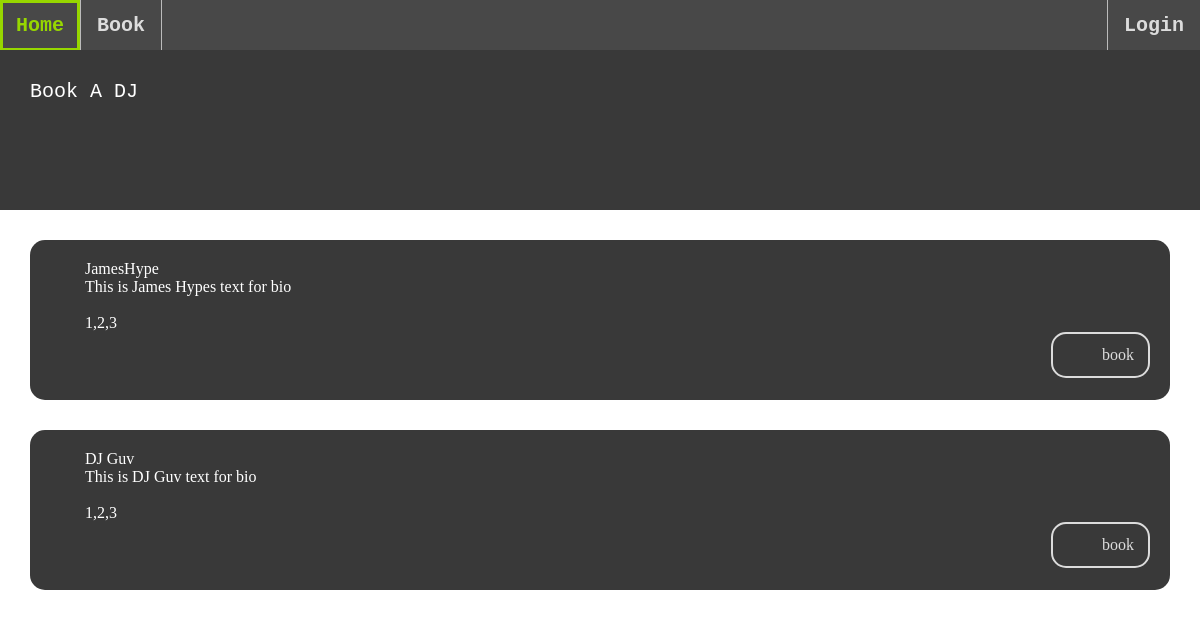
Screenshot of /book with the database file from the repository.
### tables this page shows
CREATE TABLE users (
  id INTEGER PRIMARY KEY AUTOINCREMENT,
  username varchar(255) UNIQUE NOT NULL,
  password varchar(255) NOT NULL,
  type varchar(255) NOT NULL
);

CREATE TABLE djs (
  id INTEGER PRIMARY KEY AUTOINCREMENT,
  user_id INTEGER NOT NULL,
  bio varchar(800),
  genres varchar(255),
  FOREIGN KEY (user_id) REFERENCES users(id)
);

### app.py (the view)
@app.route('/book')
def get_book():
    djs = db.db_getDJs()
    djList = []
    print(djs)
    for i in djs:
        user = db.db_getUserId(i[1])
        arr = [i[2],i[3],user[1]]
        djList += [arr]
        print(i)
    print(djList)
    return(render_template('book.html', djList = djList))

### db.py (called while the page is built)
def get_db():
    db = None
    if not db:
        try:
            db = sqlite3.connect(
                current_app.config['DATABASE'] )
        except Exception as e:
            print(e)
    return db

def db_getUserId(id):
    db = get_db()
    cur = db.cursor()
    cur.execute("SELECT * FROM users where id = (?)", [id])
    try: userInfo = list(cur.fetchone())
    except: return False
    return userInfo

def db_getDJs():
    db = get_db()
    cur = db.cursor()
    djs = cur.execute("SELECT * FROM djs")
    return djs

### templates/book.html
{% extends "layout.html" %}
{% block content %}
<div class="fix-div" id = "djListHeader">
    <p style="margin: 30px 30px;">Book A DJ</p>
</div>
    <div class = "wrapper">
        {%for dj in djList %}
        <div class = "djContainer">
            <p>{{dj.2}}</p>
            <p>{{dj.0}}</p>
            <br>
            <p>{{dj.1}}</p>
            <a class= "button" href = "{{ url_for('get_confirm', dj = dj.2)}}">book</a>
        </div>
        {% endfor %}
    </div>
{% endblock %}

### static/css/main.css (style rules this page uses)
* { border: 0; padding: 0; margin: 0; }
#djListHeader { background-color: #393939; color: white; text-decoration: none; font-size: 20px; font-family: 'Courier New', Courier, monospace; text-align: left; }
.djContainer { background-color: #393939; color: white; height:120px; margin: 30px 30px; border-radius: 15px; text-align: left; text-indent: 35px; padding: 20px; }
.button { float: right; align-content: left; }
div a { outline: 2px solid #DCDCDC; outline-offset: -2px; text-decoration: inherit; display: block; color:#DCDCDC; text-align: center; position: relative; padding: 14px 16px; border-radius: 15px; }
.fix-div { position:fixed; z-index: 10; top: 0 ; height:160px; width:100%; margin-top: 50px }
.wrapper { position: relative; z-index: 1; height:60% ; width: 100%; margin-top:240px }

### rows the page displays
users: username "JamesHype"
djs: bio "This is James Hypes text for bio", genres "1,2,3"
users: username "DJ Guv"
djs: bio "This is DJ Guv text for bio", genres "1,2,3"
